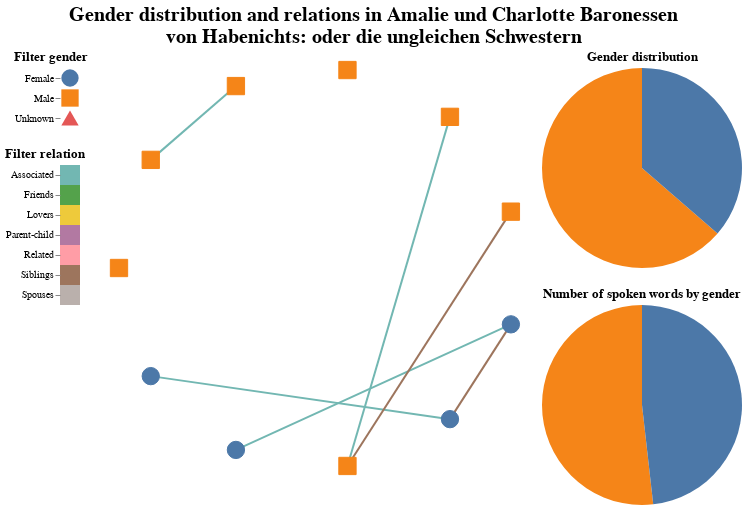

Write notebook code for a chart like this one.
### Markdown cell above
# Step 2: Visualize data
Draw charts about gender distribution and relations for the chosen play.

### Code cell
play_id = dropdown.value

if play_id != None:
    ############################## Network Chart ##############################
    # parse graphs
    relations_graph = nx.read_graphml(f"data/relations/{play_id}.graphml")
    cooccurence_graph = nx.read_graphml(f"data/cooccurence/{play_id}.graphml")
    
    # add Name attribute to nodes
    relations_graph = set_character_name(relations_graph)

    # define the graph layout
    layout = nx.shell_layout(relations_graph)

    # draw base graph with nx_altair
    base = nxa.draw_networkx(
        relations_graph,
        pos=layout,
        node_tooltip=['Name'],
        node_color='lightgray',
        edge_color='Relation',
        width=2
    )

    # get the edge layer
    edges = base.layer[0]
    # get the node layer
    nodes = base.layer[1]

    # define relation filter
    relation = relation_name_mapping()
    relation_selection = alt.selection_point(fields=['Relation'], toggle="true")
    relation_color = alt.condition(
        relation_selection,
        alt.Color('Relation:N', legend=None),
        alt.value('lightgray')
    )
    relation_filter = alt.Chart(
        relation,
        title=alt.TitleParams('Filter relation', anchor='start')
    ).mark_rect(cursor='pointer').encode(
        y=alt.Y('Relation_Display', title=''),
        color=relation_color
    ).add_params(relation_selection)

    # encode relation as edge color and add relationship filter
    edges = edges.encode(color=relation_color).transform_filter(relation_selection)

    # define gender filter
    gender = gender_name_mapping()
    gender_selection = alt.selection_point(fields=['Gender'], toggle="true")
    gender_color = alt.condition(
        gender_selection,
        alt.Color('Gender:N', legend=None),
        alt.value('lightgray')
    )
    gender_shape = alt.Shape('Gender:N', legend=None)
    gender_filter = alt.Chart(
        gender,
        title=alt.TitleParams('Filter gender', anchor='start')
    ).mark_point(
        size=300,
        cursor='pointer',
        filled=True,
        opacity=1
    ).encode(
        y=alt.Y('Gender_Display', title=''),
        color=gender_color,
        shape=gender_shape
    ).add_params(gender_selection)

    # encode gender as node shape+color and add gender filter
    nodes = nodes.encode(
        color=gender_color,
        fill=gender_color,
        shape=gender_shape
    ).add_params(gender_selection)

    # layer network chart
    network_chart = (edges + nodes).properties(
        width=400,
        height=400
    )
    network_chart_with_filters = ((gender_filter & relation_filter) | network_chart)

    ############################## Pie Charts ##############################

    # count characters by gender
    play_metadata = german_metadata[german_metadata["id"] == play_id].reset_index()
    speakers = play_metadata[['num_of_speakers_male', 'num_of_speakers_female', 'num_of_speakers_unknown']]
    gender['Characters'] = speakers.loc[0,:].values.tolist()
    gender_distribution_pie_chart= alt.Chart(gender, title='Gender distribution').mark_arc().encode(
        theta='Characters',
        color=alt.Color('Gender:N', legend=None),
        tooltip=['Characters']
    ).properties(
        width=200,
        height=200
    )

    # aggregate spoken words by gender
    gender['Spoken words'] = get_words_by_gender(cooccurence_graph.nodes)
    spoken_words_pie_chart = alt.Chart(gender, title='Number of spoken words by gender').mark_arc().encode(
        theta='Spoken words',
        color=alt.Color('Gender:N', legend=None),
        tooltip=['Spoken words']
    ).properties(
        width=200,
        height=200
    )

    stacked_pie_charts = (gender_distribution_pie_chart & spoken_words_pie_chart)
    
    ############################## Final Chart ##############################

    title = chunked_title(f"Gender distribution and relations in {dropdown.label}")
    final_chart = (network_chart_with_filters | stacked_pie_charts)
    final_chart = final_chart.configure_view(
            strokeWidth=0 # remove border
    ).configure_axis(
        domainOpacity=0 # remove axis
    ).properties(
        title=alt.TitleParams(
            title,
            anchor='middle',
            fontSize=20
        )
    )
    final_chart.save('final_chart.html')
else:
   final_chart = 'no plays available'

final_chart

### Figure 1 — Vega-Lite specification as saved in the notebook (floating-point values rounded to 4 significant figures)
{"config": {"view": {"continuousWidth": 300, "continuousHeight": 300, "strokeWidth": 0}, "axis": {"domainOpacity": 0}}, "hconcat": [{"vconcat": [{"data": {"name": "data-7c8e0f9daec3fc6bdec4ed6898749a9d"}, "mark": {"type": "point", "cursor": "pointer", "filled": true, "opacity": 1, "size": 300}, "encoding": {"color": {"condition": {"param": "param_96", "field": "Gender", "legend": null, "type": "nominal"}, "value": "lightgray"}, "shape": {"field": "Gender", "legend": null, "type": "nominal"}, "y": {"field": "Gender_Display", "title": "", "type": "nominal"}}, "name": "view_143", "title": {"text": "Filter gender", "anchor": "start"}}, {"data": {"name": "data-a544d4c3ea03ddba53b8f68296ab4d63"}, "mark": {"type": "rect", "cursor": "pointer"}, "encoding": {"color": {"condition": {"param": "param_95", "field": "Relation", "legend": null, "type": "nominal"}, "value": "lightgray"}, "y": {"field": "Relation_Display", "title": "", "type": "nominal"}}, "name": "view_144", "title": {"text": "Filter relation", "anchor": "start"}}]}, {"layer": [{"data": {"name": "data-5d9a555d09739308d85ff58bdeaf3d58"}, "mark": {"type": "line", "opacity": 1, "strokeWidth": 2}, "encoding": {"color": {"condition": {"param": "param_95", "field": "Relation", "legend": null, "type": "nominal"}, "value": "lightgray"}, "detail": {"field": "edge", "type": "quantitative"}, "x": {"axis": {"grid": false, "labels": false, "ticks": false, "title": ""}, "field": "x", "type": "quantitative"}, "y": {"axis": {"grid": false, "labels": false, "ticks": false, "title": ""}, "field": "y", "type": "quantitative"}}, "transform": [{"filter": {"param": "param_95"}}]}, {"data": {"name": "data-0e2fb8f686216b3fa4c29fbc9e82c786"}, "mark": {"type": "point", "fill": "lightgray", "opacity": 1, "size": 300, "strokeWidth": 1.0}, "encoding": {"color": {"condition": {"param": "param_96", "field": "Gender", "legend": null, "type": "nominal"}, "value": "lightgray"}, "fill": {"condition": {"param": "param_96", "field": "Gender", "legend": null, "type": "nominal"}, "value": "lightgray"}, "shape": {"field": "Gender", "legend": null, "type": "nominal"}, "tooltip": [{"field": "Name", "type": "nominal"}], "x": {"axis": {"grid": false, "labels": false, "ticks": false}, "field": "x", "type": "quantitative"}, "y": {"axis": {"grid": false, "labels": false, "ticks": false}, "field": "y", "type": "quantitative"}}, "name": "view_142"}], "height": 400, "width": 400}, {"vconcat": [{"mark": {"type": "arc"}, "encoding": {"color": {"field": "Gender", "legend": null, "type": "nominal"}, "theta": {"field": "Characters", "type": "quantitative"}, "tooltip": [{"field": "Characters", "type": "quantitative"}]}, "height": 200, "title": "Gender distribution", "width": 200}, {"mark": {"type": "arc"}, "encoding": {"color": {"field": "Gender", "legend": null, "type": "nominal"}, "theta": {"field": "Spoken words", "type": "quantitative"}, "tooltip": [{"field": "Spoken words", "type": "quantitative"}]}, "height": 200, "title": "Number of spoken words by gender", "width": 200}], "data": {"name": "data-7c8e0f9daec3fc6bdec4ed6898749a9d"}}], "params": [{"name": "param_96", "select": {"type": "point", "fields": ["Gender"], "toggle": "true"}, "views": ["view_143", "view_142"]}, {"name": "param_95", "select": {"type": "point", "fields": ["Relation"], "toggle": "true"}, "views": ["view_144"]}], "title": {"text": ["Gender distribution and relations in Amalie und Charlotte Baronessen", "von Habenichts: oder die ungleichen Schwestern"], "anchor": "middle", "fontSize": 20}, "$schema": "https://vega.github.io/schema/vega-lite/v5.15.1.json", "datasets": {"data-7c8e0f9daec3fc6bdec4ed6898749a9d": [{"Gender": "MALE", "Gender_Display": "Male", "Characters": 7, "Spoken words": 3961}, {"Gender": "FEMALE", "Gender_Display": "Female", "Characters": 4, "Spoken words": 3687}, {"Gender": "UNKNOWN", "Gender_Display": "Unknown", "Characters": 0, "Spoken words": 0}], "data-a544d4c3ea03ddba53b8f68296ab4d63": [{"Relation": "parent_of", "Relation_Display": "Parent-child"}, {"Relation": "lover_of", "Relation_Display": "Lovers"}, {"Relation": "related_with", "Relation_Display": "Related"}, {"Relation": "associated_with", "Relation_Display": "Associated"}, {"Relation": "siblings", "Relation_Display": "Siblings"}, {"Relation": "spouses", "Relation_Display": "Spouses"}, {"Relation": "friends", "Relation_Display": "Friends"}], "data-5d9a555d09739308d85ff58bdeaf3d58": [{"x": -0.8413, "id": "3", "pair": ["dorimene", "amalie"], "y": -0.5406, "Relation": "associated_with", "edge": 0, "source": "dorimene", "target": "amalie"}, {"x": 0.6549, "id": "3", "pair": ["dorimene", "amalie"], "y": -0.7557, "Relation": "associated_with", "edge": 0, "source": "dorimene", "target": "amalie"}, {"x": -0.4154, "id": "4", "pair": ["philippine", "charlotte"], "y": -0.9096, "Relation": "associated_with", "edge": 1, "source": "philippine", "target": "charlotte"}, {"x": 0.9595, "id": "4", "pair": ["philippine", "charlotte"], "y": -0.2817, "Relation": "associated_with", "edge": 1, "source": "philippine", "target": "charlotte"}, {"x": 0.1423, "id": "2", "pair": ["von_weinreich", "wartimer"], "y": -0.9898, "Relation": "siblings", "edge": 2, "source": "von_weinreich", "target": "wartimer"}, {"x": 0.9595, "id": "2", "pair": ["von_weinreich", "wartimer"], "y": 0.2817, "Relation": "siblings", "edge": 2, "source": "von_weinreich", "target": "wartimer"}, {"x": 0.1423, "id": "6", "pair": ["von_weinreich", "christoph"], "y": -0.9898, "Relation": "associated_with", "edge": 3, "source": "von_weinreich", "target": "christoph"}, {"x": 0.6549, "id": "6", "pair": ["von_weinreich", "christoph"], "y": 0.7557, "Relation": "associated_with", "edge": 3, "source": "von_weinreich", "target": "christoph"}, {"x": 0.6549, "id": "1", "pair": ["amalie", "charlotte"], "y": -0.7557, "Relation": "siblings", "edge": 4, "source": "amalie", "target": "charlotte"}, {"x": 0.9595, "id": "1", "pair": ["amalie", "charlotte"], "y": -0.2817, "Relation": "siblings", "edge": 4, "source": "amalie", "target": "charlotte"}, {"x": -0.4154, "id": "5", "pair": ["von_wertheim", "gottlieb"], "y": 0.9096, "Relation": "associated_with", "edge": 5, "source": "von_wertheim", "target": "gottlieb"}, {"x": -0.8413, "id": "5", "pair": ["von_wertheim", "gottlieb"], "y": 0.5406, "Relation": "associated_with", "edge": 5, "source": "von_wertheim", "target": "gottlieb"}], "data-0e2fb8f686216b3fa4c29fbc9e82c786": [{"x": -1.0, "Name": "Herr Stock", "Gender": "MALE", "Person group": false, "y": -8.742e-08, "label": "Herr Stock"}, {"x": -0.8413, "Name": "Dorimene", "Gender": "FEMALE", "Person group": false, "y": -0.5406, "label": "Dorimene"}, {"x": -0.4154, "Name": "Philippine", "Gender": "FEMALE", "Person group": false, "y": -0.9096, "label": "Philippine"}, {"x": 0.1423, "Name": "Herr von Weinreich", "Gender": "MALE", "Person group": false, "y": -0.9898, "label": "Herr von Weinreich"}, {"x": 0.6549, "Name": "Amalie", "Gender": "FEMALE", "Person group": false, "y": -0.7557, "label": "Amalie"}, {"x": 0.9595, "Name": "Charlotte", "Gender": "FEMALE", "Person group": false, "y": -0.2817, "label": "Charlotte"}, {"x": 0.9595, "Name": "Wartimer", "Gender": "MALE", "Person group": false, "y": 0.2817, "label": "Wartimer"}, {"x": 0.6549, "Name": "Christoph", "Gender": "MALE", "Person group": false, "y": 0.7557, "label": "Christoph"}, {"x": 0.1423, "Name": "Herr Nulle", "Gender": "MALE", "Person group": false, "y": 0.9898, "label": "Herr Nulle"}, {"x": -0.4154, "Name": "Herr von Wertheim", "Gender": "MALE", "Person group": false, "y": 0.9096, "label": "Herr von Wertheim"}, {"x": -0.8413, "Name": "Gottlieb", "Gender": "MALE", "Person group": false, "y": 0.5406, "label": "Gottlieb"}]}}
